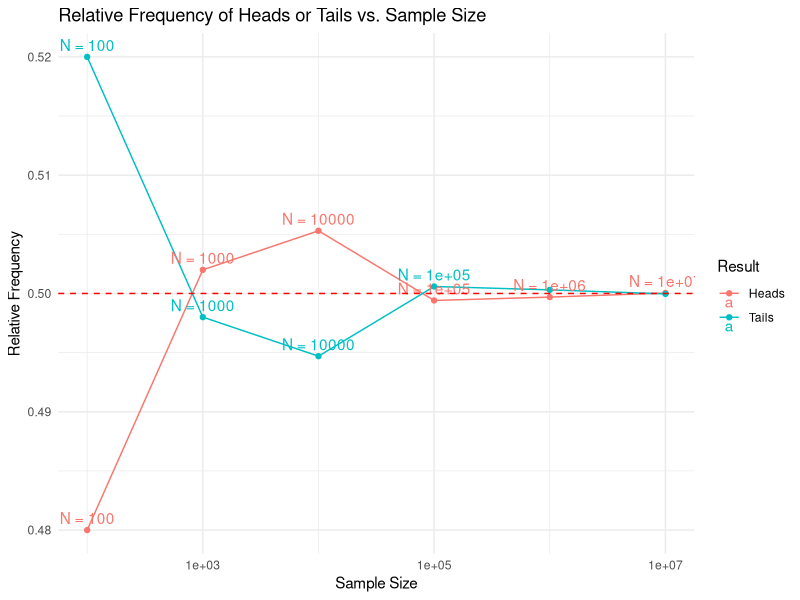
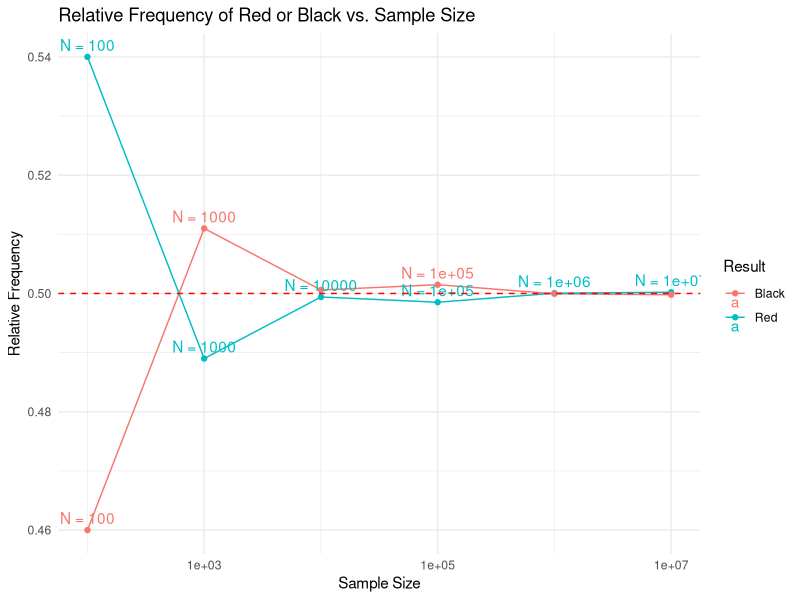
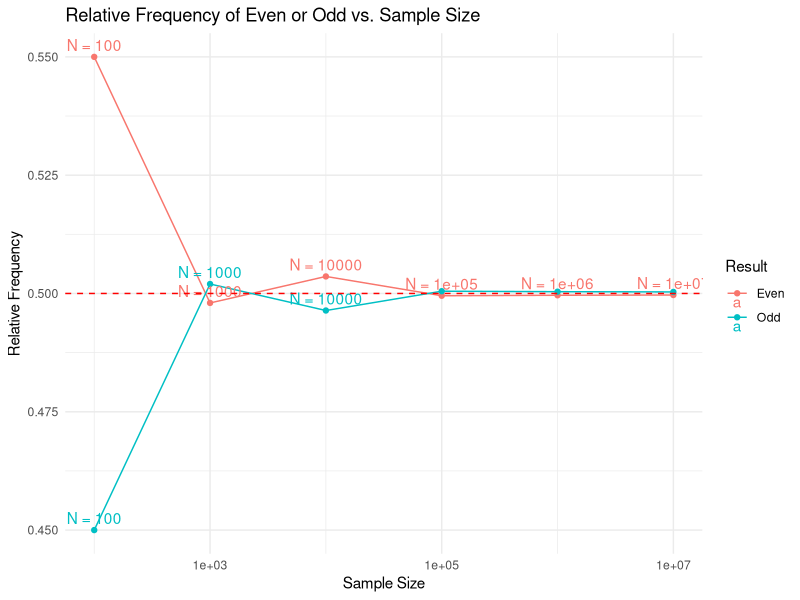

The R script that drew these images, in order:
# 1.

headsOrTails <- c("H", "T")

a_100 <- sample(headsOrTails, size = 100, replace = TRUE)
a_1000 <- sample(headsOrTails, size = 1000, replace = TRUE)
a_10000 <- sample(headsOrTails, size = 10000, replace = TRUE)
a_100000 <- sample(headsOrTails, size = 100000, replace = TRUE)
a_1000000 <- sample(headsOrTails, size = 1000000, replace = TRUE)
a_10000000 <- sample(headsOrTails, size = 10000000, replace = TRUE)


a_df <- data.frame(
  result = c("Heads", "Tails"),
  freq_100 = c(sum(a_100 == "H"), sum(a_100 == "T")),
  freq_1000 = c(sum(a_1000 == "H"), sum(a_1000 == "T")),
  freq_10000 = c(sum(a_10000 == "H"), sum(a_10000 == "T")),
  freq_100000 = c(sum(a_100000 == "H"), sum(a_100000 == "T")),
  freq_1000000 = c(sum(a_1000000 == "H"), sum(a_1000000 == "T")),
  freq_10000000 = c(sum(a_10000000 == "H"), sum(a_10000000 == "T")),
  rel_freq_100 = c(sum(a_100 == "H")/100, sum(a_100 == "T")/100),
  rel_freq_1000 = c(sum(a_1000 == "H")/1000, sum(a_1000 == "T")/1000),
  rel_freq_10000 = c(sum(a_10000 == "H")/10000, sum(a_10000 == "T")/10000),
  rel_freq_100000 = c(sum(a_100000 == "H")/100000, sum(a_100000 == "T")/100000),
  rel_freq_1000000 = c(sum(a_1000000 == "H")/1000000, sum(a_1000000 == "T")/1000000),
  rel_freq_10000000 = c(sum(a_10000000 == "H")/10000000, sum(a_10000000 == "T")/10000000)
)

library(ggplot2)

a_long_df <- tidyr::pivot_longer(a_df, cols = starts_with("rel_freq"),
                               names_to = "sample_size", values_to = "rel_freq")

a_long_df$sample_size <- gsub("rel_freq_", "", a_long_df$sample_size)
a_long_df$sample_size <- as.numeric(a_long_df$sample_size)

ggplot(a_long_df, aes(x = sample_size, y = rel_freq, color = result)) +
  geom_line() +
  geom_point() +
  geom_text(aes(label = paste("N =", sample_size)), vjust = -0.5, check_overlap = TRUE) +
  scale_x_log10() +
  labs(title = "Relative Frequency of Heads or Tails vs. Sample Size",
       x = "Sample Size",
       y = "Relative Frequency",
       color = "Result") +
  theme_minimal() +
  geom_hline(yintercept = 0.5, linetype = "dashed", color = "red")


deckOfCards <- c("R", "B")

b_100 <- sample(deckOfCards, size = 100, replace = TRUE)
b_1000 <- sample(deckOfCards, size = 1000, replace = TRUE)
b_10000 <- sample(deckOfCards, size = 10000, replace = TRUE)
b_100000 <- sample(deckOfCards, size = 100000, replace = TRUE)
b_1000000 <- sample(deckOfCards, size = 1000000, replace = TRUE)
b_10000000 <- sample(deckOfCards, size = 10000000, replace = TRUE)


b_df <- data.frame(
  result = c("Red", "Black"),
  freq_100 = c(sum(b_100 == "R"), sum(b_100 == "B")),
  freq_1000 = c(sum(b_1000 == "R"), sum(b_1000 == "B")),
  freq_10000 = c(sum(b_10000 == "R"), sum(b_10000 == "B")),
  freq_100000 = c(sum(b_100000 == "R"), sum(b_100000 == "B")),
  freq_1000000 = c(sum(b_1000000 == "R"), sum(b_1000000 == "B")),
  freq_10000000 = c(sum(b_10000000 == "R"), sum(b_10000000 == "B")),
  rel_freq_100 = c(sum(b_100 == "R")/100, sum(b_100 == "B")/100),
  rel_freq_1000 = c(sum(b_1000 == "R")/1000, sum(b_1000 == "B")/1000),
  rel_freq_10000 = c(sum(b_10000 == "R")/10000, sum(b_10000 == "B")/10000),
  rel_freq_100000 = c(sum(b_100000 == "R")/100000, sum(b_100000 == "B")/100000),
  rel_freq_1000000 = c(sum(b_1000000 == "R")/1000000, sum(b_1000000 == "B")/1000000),
  rel_freq_10000000 = c(sum(b_10000000 == "R")/10000000, sum(b_10000000 == "B")/10000000)
)

b_long_df <- tidyr::pivot_longer(b_df, cols = starts_with("rel_freq"),
                               names_to = "sample_size", values_to = "rel_freq")

b_long_df$sample_size <- gsub("rel_freq_", "", b_long_df$sample_size)
b_long_df$sample_size <- as.numeric(b_long_df$sample_size)

ggplot(b_long_df, aes(x = sample_size, y = rel_freq, color = result)) +
  geom_line() +
  geom_point() +
  geom_text(aes(label = paste("N =", sample_size)), vjust = -0.5, check_overlap = TRUE) +
  scale_x_log10() +
  labs(title = "Relative Frequency of Red or Black vs. Sample Size",
       x = "Sample Size",
       y = "Relative Frequency",
       color = "Result") +
  theme_minimal() +
  geom_hline(yintercept = 0.5, linetype = "dashed", color = "red")



die <- c("E", "O")

c_100 <- sample(die, size = 100, replace = TRUE)
c_1000 <- sample(die, size = 1000, replace = TRUE)
c_10000 <- sample(die, size = 10000, replace = TRUE)
c_100000 <- sample(die, size = 100000, replace = TRUE)
c_1000000 <- sample(die, size = 1000000, replace = TRUE)
c_10000000 <- sample(die, size = 10000000, replace = TRUE)


c_df <- data.frame(
  result = c("Even", "Odd"),
  freq_100 = c(sum(c_100 == "E"), sum(c_100 == "O")),
  freq_1000 = c(sum(c_1000 == "E"), sum(c_1000 == "O")),
  freq_10000 = c(sum(c_10000 == "E"), sum(c_10000 == "O")),
  freq_100000 = c(sum(c_100000 == "E"), sum(c_100000 == "O")),
  freq_1000000 = c(sum(c_1000000 == "E"), sum(c_1000000 == "O")),
  freq_10000000 = c(sum(c_10000000 == "E"), sum(c_10000000 == "O")),
  rel_freq_100 = c(sum(c_100 == "E")/100, sum(c_100 == "O")/100),
  rel_freq_1000 = c(sum(c_1000 == "E")/1000, sum(c_1000 == "O")/1000),
  rel_freq_10000 = c(sum(c_10000 == "E")/10000, sum(c_10000 == "O")/10000),
  rel_freq_100000 = c(sum(c_100000 == "E")/100000, sum(c_100000 == "O")/100000),
  rel_freq_1000000 = c(sum(c_1000000 == "E")/1000000, sum(c_1000000 == "O")/1000000),
  rel_freq_10000000 = c(sum(c_10000000 == "E")/10000000, sum(c_10000000 == "O")/10000000)
)

c_long_df <- tidyr::pivot_longer(c_df, cols = starts_with("rel_freq"),
                                 names_to = "sample_size", values_to = "rel_freq")

c_long_df$sample_size <- gsub("rel_freq_", "", c_long_df$sample_size)
c_long_df$sample_size <- as.numeric(c_long_df$sample_size)

ggplot(c_long_df, aes(x = sample_size, y = rel_freq, color = result)) +
  geom_line() +
  geom_point() +
  geom_text(aes(label = paste("N =", sample_size)), vjust = -0.5, check_overlap = TRUE) +
  scale_x_log10() +
  labs(title = "Relative Frequency of Even or Odd vs. Sample Size",
       x = "Sample Size",
       y = "Relative Frequency",
       color = "Result") +
  theme_minimal() +
  geom_hline(yintercept = 0.5, linetype = "dashed", color = "red")




#2.
twoCoins <- c("HH", "TT","HT","TH")
sec_rand <- sample(twoCoins, size = 100, replace = TRUE)
sec_tab <- table(sec_rand)

sec_df <- data.frame(
  result = c("Two Heads", "Two Tails", "Split"),
  freq = c(sum(sec_rand == "HH"), sum(sec_rand == "TT"), sum(sec_rand == "TH") + sum(sec_rand == "HT")),
  rel_freq = c(sum(sec_rand == "HH")/100, sum(sec_rand == "TT")/100, (sum(sec_rand == "TH") + sum(sec_rand == "HT"))/100)
)
sec_df
#create a table wherein it combines the frequency of both HT and TH. Then divide by the total N



#3
die <- c(1, 2, 3, 4, 5, 6)

third_rand <- sample(die, size = 600, replace = TRUE)
third_df <- data.frame(
  result = c("1", "2", "3", "4", "5", "6"),
  freq = c(sum(third_rand == 1), sum(third_rand == 2), sum(third_rand == 3), sum(third_rand == 4), sum(third_rand == 5), sum(third_rand == "6")),
  rel_freq = c(sum(third_rand == 1)/600, sum(third_rand == 2)/600, sum(third_rand == 3)/600, sum(third_rand == 4)/600, sum(third_rand == 5)/600, sum(third_rand == 6)/600)
)
third_df
#same with 2



library(kableExtra)
basic_table <- kable(a_df[, 0:7], "html")

styled_table <- basic_table %>%
  kable_styling(
    full_width = FALSE,
    bootstrap_options = c("striped", "hover", "condensed"),
    position = "center"
  ) %>%
  row_spec(0, bold = TRUE, color = "white", background = "#3498db") %>%
  column_spec(1, background = "#ecf0f1", color = "#2c3e50", bold = TRUE)

print(styled_table)
